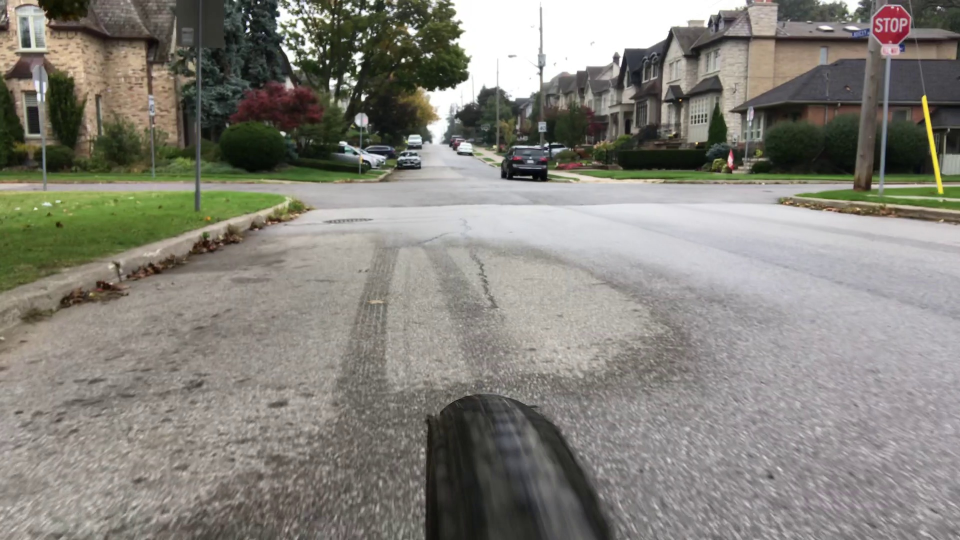
#> input picture images/Sedan_downhill_[Oct.6,2018]-000000000.jpg, 1920 x 1080 px, given in place of Trimmed.mov, which was not available (shown at 1/2 size)
$ python custom.py
#> lines starting #> are read from the running program, lines starting #| are printed output that depends on the picture; pictures that were not available may be replaced by others from this repository, and a replacement may not be noted
### CMS/New/crop_video.py
def crop(video, desired_w, desired_h):
    if (video.get(3) < desired_w and video.get(4) < desired_h):
        new_w_start = 0
        new_w_end = int(video.get(3))
        new_h_start = 0
        new_h_end = int(video.get(4))

    elif (video.get(3) < desired_w):
        new_h_start = int((video.get(4) - desired_h) / 2)
        new_h_end = int(video.get(4) - new_h_start)
        new_w_start = 0
        new_w_end = int(video.get(3))

    elif (video.get(4) < desired_h):
        new_h_start = 0
        new_h_end = int(video.get(4))
        new_w_start = int((video.get(3) - desired_w) / 2)
        new_w_end = int(video.get(3) - new_w_start)

    else:
        new_w_start = int((video.get(3) - desired_w) / 2)
        new_w_end = int(video.get(3) - new_w_start)
        new_h_start = int((video.get(4) - desired_h) / 2)
        new_h_end = int(video.get(4) - new_h_start)

    return new_w_start, new_w_end, new_h_start, new_h_end

### custom.py
import math as m
import statistics as st
import time

import cv2
import matplotlib.pyplot as plt
import numpy as np

# import customs scripts
from crop_video import crop

carCascade = cv2.CascadeClassifier('myhaar.xml')
#video = cv2.VideoCapture('video//SpeedTest2_Landscape.MOV')
#video = cv2.VideoCapture('video//prvi.mkv')
video = cv2.VideoCapture('video//Trimmed.mov')
#video = cv2.VideoCapture('video//Truck_stopsign.MOV')

desired_w = 600
desired_h = 600

out = cv2.VideoWriter('output.avi', -1, 20.0, (desired_w, desired_h))

# calculate momentary time to collision
def momentary_ttc(w1, w2, time):

	ttc = time / ((w2 / w1) - 1)
	return ttc

# calculate acceleration adjusted time to collision
#def accel_ttc():

# detect vehicles using Haar cascade classifier
def detect_vehicles(grey_img, scaleFactor, minNeighbors):
	# detectMultiScale(image[, scaleFactor[, minNeighbors[, flags[, minSize[, maxSize]]]]])
	detected_vehicles = carCascade.detectMultiScale(grey_img, scaleFactor, minNeighbors)

	return detected_vehicles

def acceleration_ttc(tm1, tm2, time, C):

	ttc = tm2 * ( (1 - m.sqrt(1 - 2*C)) / C )

	return ttc

def read_video():

	frameRate = video.get(5)
	red = (0, 0, 255)
	blue = (255, 0, 0)
	green = (0, 255, 0)
	t_a = 0
	t_a_final = 1000
	t_m_final = 1000


	currentCarID = 0

	carTracker = {}
	width1 = {}
	width2 = {}
	time1 = {}
	time2 = {}
	# momentary time to collision
	t_m1 = {}
	t_m2 = {}
	t_m_delta1 = {}
	t_m_delta2 = {}

	new_w_start, new_w_end, new_h_start, new_h_end = crop(video, desired_w, desired_h)

	tmp = 15
	frameCounter = 0
	# read video
	while True:
		rc, image = video.read()
#> image is the input picture: shape (1080, 1920, 3); mean B, G, R 123, 130.8, 133
		if type(image) == type(None):
			break

		# crop image
		cropped = image[new_h_start:new_h_end, new_w_start:new_w_end]
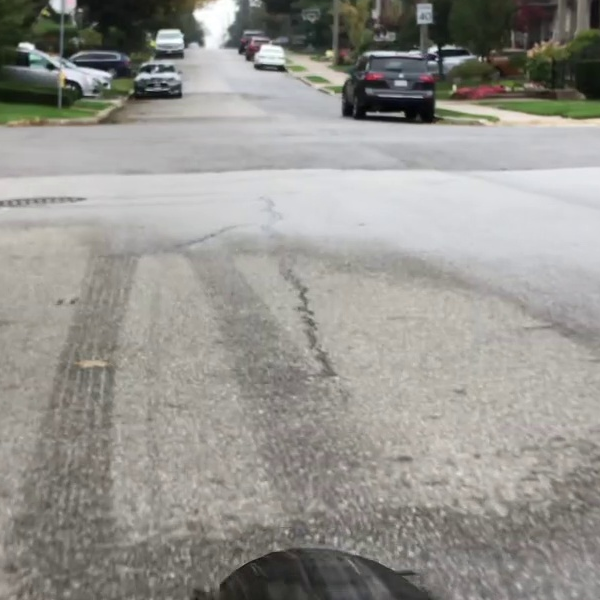
#> cropped: shape (600, 600, 3); mean B, G, R 143.3, 148.6, 150
		if(t_a_final < 1000):
			cv2.putText(cropped, 'Acceleration TTC: ' + str(round(float(t_a_final),2)) + ' s.', (20, 40), cv2.FONT_HERSHEY_SIMPLEX, 0.75, (0, 0, 255), 3)
			cv2.putText(cropped, 'Momentary TTC: ' + str(round(float(t_m_final),2)) + ' s.', (20, 60), cv2.FONT_HERSHEY_SIMPLEX, 0.75, (0, 0, 255), 3)

		# convert to grey scale image
		grey = cv2.cvtColor(cropped, cv2.COLOR_BGR2GRAY)
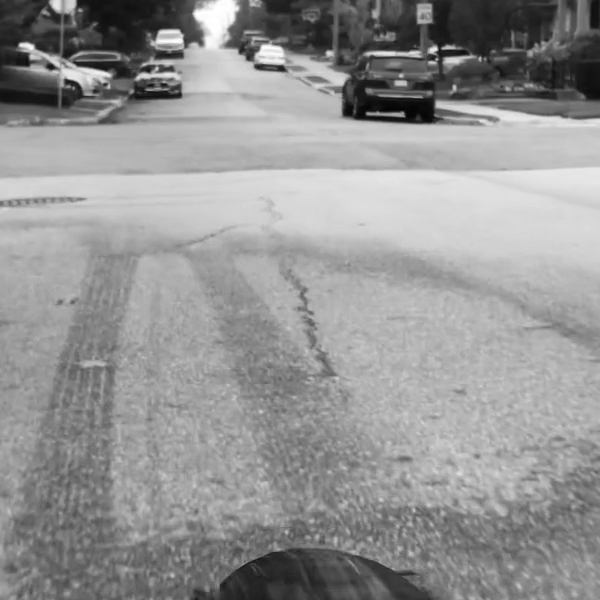
#> grey: shape (600, 600); min 1, max 255, mean 148.3

		# detect vehicles every x frame as defined by me
		if(frameCounter % tmp == 0):
			cars = detect_vehicles(grey, 1.15, 15)
#> in detect_vehicles, `detected_vehicles = carCascade.detectMultiScale(grey_img, scaleFactor,..`: detected_vehicles = [[136, 51, 48, 48], [352, 37, 76, 76], [57, 52, 56, 56]]
#> cars has the same summary as detected_vehicles in detect_vehicles
			#
			for (_x, _y, _w, _h) in cars:
				x_obj = int(_x)
				y_obj = int(_y)
				w_obj = int(_w)
				h_obj = int(_h)
				#cv2.rectangle(cropped, (x_obj, y_obj), (x_obj + w_obj, y_obj + h_obj), green, 2)
				#print("detected car {}".format((_x, _y, _w, _h)))

				delta_x_obj = x_obj + 0.5 * w_obj
				delta_y_obj = y_obj + 0.5 * h_obj

				matchCarID = None

				# iterate through trackers
				for tracked_id in carTracker:
					trackedPosition = carTracker[tracked_id].update(cropped)

					x_t, y_t, w_t, h_t = trackedPosition[1]

					delta_x_t = x_t + 0.5 * w_t
					delta_y_t = y_t + 0.5 * h_t
					#print("tracked car {}".format(trackedPosition[1]))
					# if condition is true, detected object already have tracker
					if ((x_t <= delta_x_obj <= (x_t + w_t)) and
						(y_t <= delta_y_obj <= (y_t + h_t)) and
						(x_obj <= delta_x_t <= (x_obj + w_obj)) and
						(y_obj <= delta_y_t <= (y_obj + h_obj))):
						matchCarID = tracked_id

				if (matchCarID) is None:
					bbox = (x_obj, y_obj, w_obj, h_obj)
					if ((bbox[0] + bbox[2] < (desired_w / 2)) and
						(bbox[1] < (desired_h / 4))): #and bbox[0] > 70:
						tracker = cv2.TrackerMedianFlow_create()
						tracker.init(cropped, bbox)
						carTracker[currentCarID] = tracker
						#previous_location[currentCarID] = bbox

						#width1[currentCarID] = bbox[2]
						width1[currentCarID] = w_obj
						# get time at which car is being tracked
						#time1[currentCarID] = time.time()
						time1[currentCarID] = frameCounter / frameRate
						currentCarID = currentCarID + 1
#> this loop made 1 pass
#> (_x, _y, _w, _h, x_obj, y_obj, w_obj, h_obj) on pass 1: (136, 51, 48, 48, 136, 51, 48, 48)
#> after the loop, carTracker = 0 items; currentCarID = 0; time1 = 0 items; width1 = 0 items

						#print("Added tracker {}".format(bbox))
						#cv2.rectangle(cropped, (bbox[0], bbox[1]), (bbox[0] + bbox[2], bbox[1] + bbox[3]), red, 2)

		if(frameCounter % 15 == 0):
			for tracked_id in carTracker:
				trackedPosition = carTracker[tracked_id].update(cropped)

				x_t, y_t, w_t, h_t = trackedPosition[1]
				cv2.rectangle(cropped, (int(x_t), int(y_t)), (int(x_t + w_t), int(y_t + h_t) ), red, 2)

				width2[tracked_id] = w_t
				#time2[tracked_id] = time.time()
				time2[tracked_id] = frameCounter / frameRate
				delta_t = time2[tracked_id] - time1[tracked_id]

				# [6 lines of commented-out code are left out]

				if (width1[tracked_id] != width2[tracked_id] and width1[tracked_id] != 0):
					t = momentary_ttc(width1[tracked_id], width2[tracked_id], delta_t)
					t_m2[tracked_id] = t
					if(tracked_id in t_m1 and tracked_id in t_m2 and t_m2[tracked_id] < t_m1[tracked_id]):
						C = ( (t_m2[tracked_id] - t_m1[tracked_id]) / delta_t ) + 1

						if(C < 0):
							#print(t_m2[tracked_id])
							#print(t_m1[tracked_id])
							t_a = acceleration_ttc(t_m1[tracked_id], t_m2[tracked_id], delta_t, C)
							print("at {f} when t_a = {t} for ID={_id}".format(f=frameCounter, t=t_a, _id=tracked_id))
							print("at {f} when t_m = {t} for ID={_id}".format(f=frameCounter, t=t, _id=tracked_id))
						else:
							t_a = t

						if(t_m2[tracked_id] < t_m1[tracked_id] and t_a > 0 and t_a_final > t_a):
							#print('t_a = {t}'.format(t=t_a))
							t_a_final = t_a

						if(t_m2[tracked_id] < t_m1[tracked_id] and t > 0 and t_m_final > t):
							#print('t_m = {t}'.format(t=t_m_final))
							t_m_final = t
					#print("TTC for {_id} is {time}".format(_id = tracked_id,
					#										time = t))
						#cv2.putText(cropped, 'TTC: ' + str(int(t_a)) + ' s.', (20, 40), cv2.FONT_HERSHEY_SIMPLEX, 0.75, (0, 0, 255), 3)


				# update values
				width1[tracked_id] = width2[tracked_id]
				time1[tracked_id] = time2[tracked_id]
				if(tracked_id in t_m2):
					t_m1[tracked_id] = t_m2[tracked_id]


		frameCounter = frameCounter + 1
		out.write(cropped)
		# wait for esc to terminate
		if cv2.waitKey(33) == 27:
    			break
		cv2.imshow('image', cropped)
	# close all open
	cv2.destroyAllWindows()

	out.release()

#> (the run stopped early here; a loop or call above may not have finished)

$ run again, on images/Sedan_downhill_[Oct.6,2018]-000000005.jpg
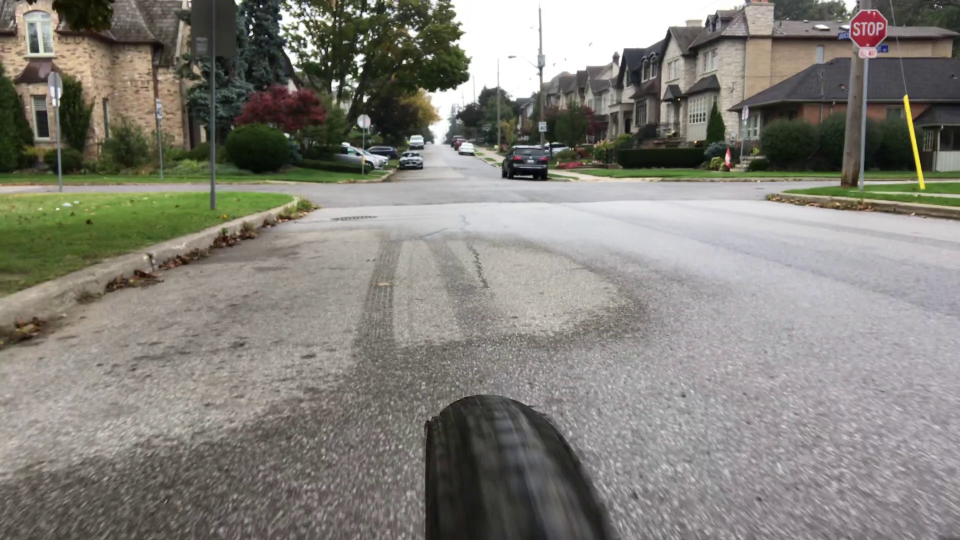
#> input picture images/Sedan_downhill_[Oct.6,2018]-000000005.jpg, 1920 x 1080 px, given in place of Trimmed.mov, which was not available (shown at 1/2 size)
#> in read_video, image is the input picture: shape (1080, 1920, 3); mean B, G, R 121.5, 128.9, 131.2
#> in read_video, `cropped = image[new_h_start:new_h_end, new_w_start:new_w_end]`:
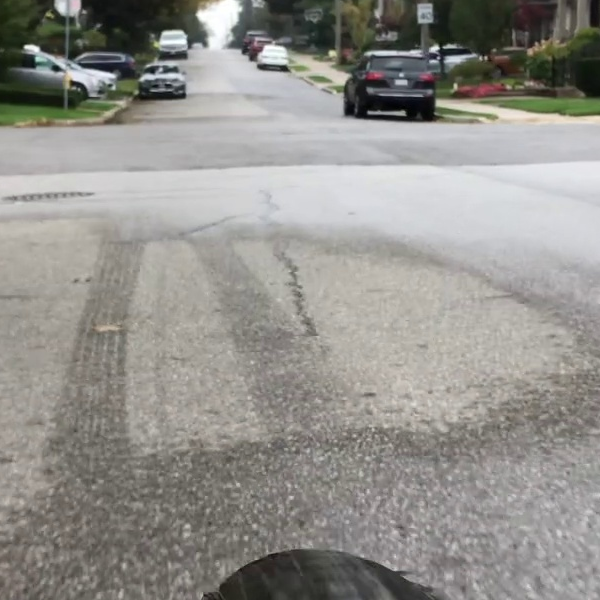
#> cropped: shape (600, 600, 3); mean B, G, R 140.3, 145.1, 146.7
#> in read_video, `grey = cv2.cvtColor(cropped, cv2.COLOR_BGR2GRAY)`:
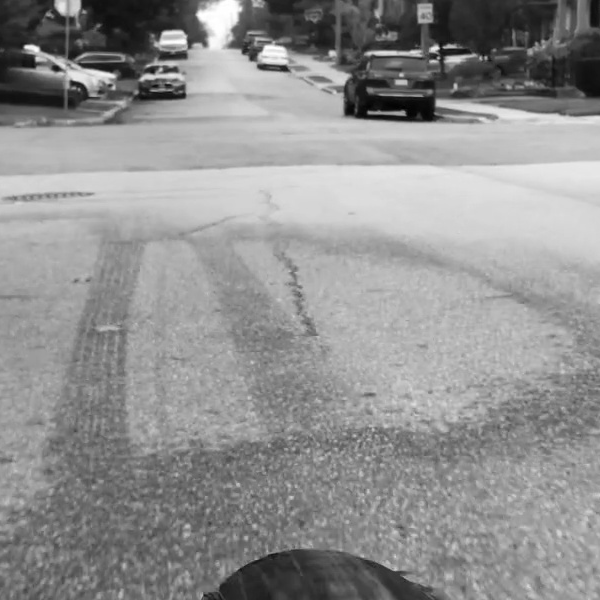
#> grey: shape (600, 600); min 1, max 255, mean 145
#> detected_vehicles = [[62, 53, 58, 58], [140, 49, 51, 51], [353, 39, 76, 76]]
#> cars has the same summary as detected_vehicles in detect_vehicles
#> the loop in read_video, `for (_x, _y, _w, _h) in cars:` made 1 pass
#> (_x, _y, _w, _h, x_obj, y_obj, w_obj, h_obj) on pass 1: (62, 53, 58, 58, 62, 53, 58, 58)
#> after the loop in read_video, `for (_x, _y, _w, _h) in cars:`: carTracker = 0 items; currentCarID = 0; time1 = 0 items

$ run again, on images/Sedan_downhill_[Oct.6,2018]-000000015.jpg
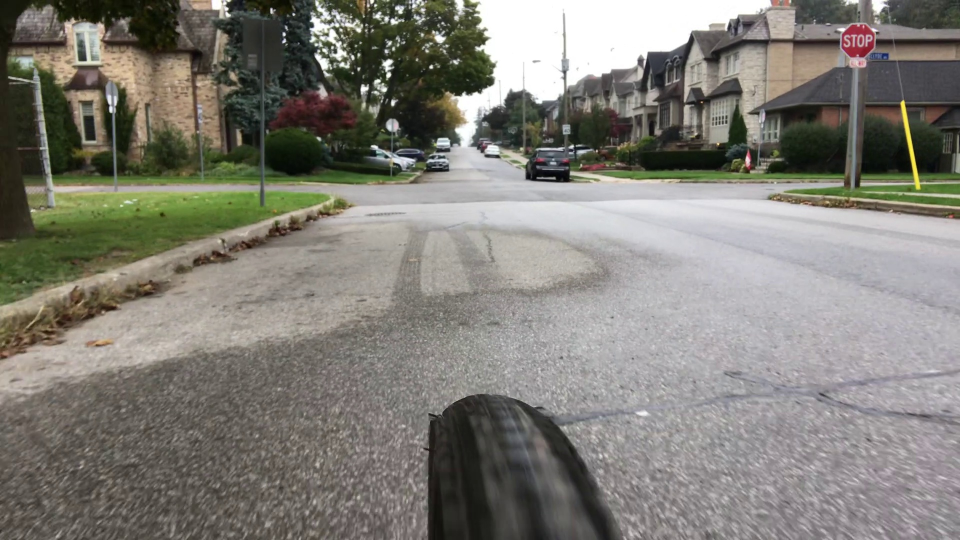
#> input picture images/Sedan_downhill_[Oct.6,2018]-000000015.jpg, 1920 x 1080 px, given in place of Trimmed.mov, which was not available (shown at 1/2 size)
#> in read_video, image is the input picture: shape (1080, 1920, 3); mean B, G, R 118.7, 126.2, 128.5
#> in read_video, `cropped = image[new_h_start:new_h_end, new_w_start:new_w_end]`:
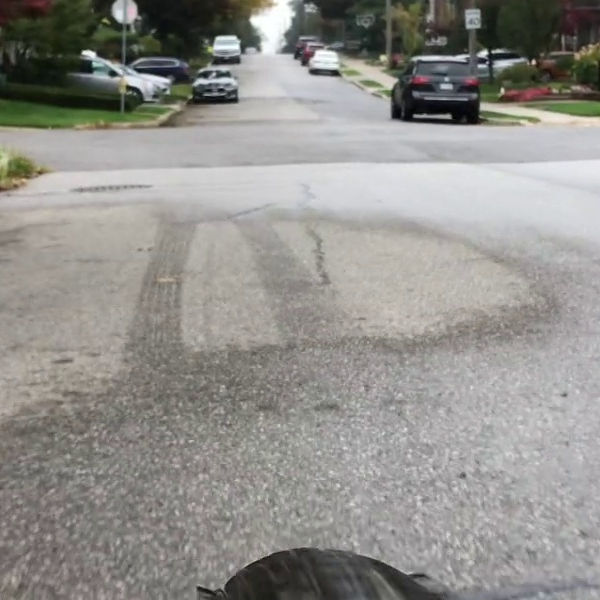
#> cropped: shape (600, 600, 3); mean B, G, R 140.2, 144.6, 145.9
#> in read_video, `grey = cv2.cvtColor(cropped, cv2.COLOR_BGR2GRAY)`:
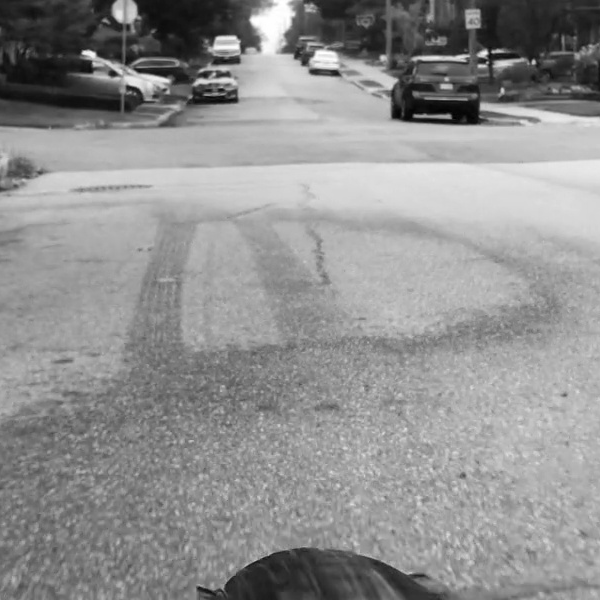
#> grey: shape (600, 600); min 2, max 255, mean 144.5
#> detected_vehicles = [[191, 57, 49, 49], [402, 40, 75, 75], [120, 59, 54, 54]]
#> cars has the same summary as detected_vehicles in detect_vehicles
#> the loop in read_video, `for (_x, _y, _w, _h) in cars:` made 1 pass
#> (_x, _y, _w, _h, x_obj, y_obj, w_obj, h_obj) on pass 1: (191, 57, 49, 49, 191, 57, 49, 49)
#> after the loop in read_video, `for (_x, _y, _w, _h) in cars:`: carTracker = 0 items; currentCarID = 0; time1 = 0 items
